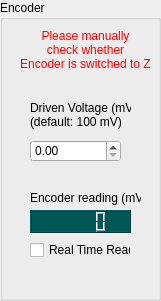
    <widget class="QGroupBox" name="groupBox_encoder">
     <property name="geometry">
      <rect>
       <x>400</x>
       <y>580</y>
       <width>161</width>
       <height>301</height>
      </rect>
     </property>
     <property name="title">
      <string>Encoder</string>
     </property>
     <widget class="QDoubleSpinBox" name="doubleSpinBox_encoder">
      <property name="geometry">
       <rect>
        <x>30</x>
        <y>140</y>
        <width>91</width>
        <height>22</height>
       </rect>
      </property>
      <property name="keyboardTracking">
       <bool>false</bool>
      </property>
      <property name="maximum">
       <double>2000.000000000000000</double>
      </property>
     </widget>
     <widget class="QLabel" name="label">
      <property name="geometry">
       <rect>
        <x>30</x>
        <y>100</y>
        <width>101</width>
        <height>31</height>
       </rect>
      </property>
      <property name="text">
       <string>&lt;html&gt;&lt;head/&gt;&lt;body&gt;&lt;p&gt;Driven Voltage (mV)&lt;br/&gt;(default: 100 mV)&lt;/p&gt;&lt;/body&gt;&lt;/html&gt;</string>
      </property>
     </widget>
     <widget class="QLabel" name="label_encoder_reading">
      <property name="geometry">
       <rect>
        <x>30</x>
        <y>190</y>
        <width>111</width>
        <height>16</height>
       </rect>
      </property>
      <property name="text">
       <string>Encoder reading (mV)</string>
      </property>
     </widget>
     <widget class="QLCDNumber" name="lcdNumber_encoder_reading">
      <property name="geometry">
       <rect>
        <x>30</x>
        <y>210</y>
        <width>101</width>
        <height>23</height>
       </rect>
      </property>
      <property name="font">
       <font>
        <pointsize>8</pointsize>
        <bold>false</bold>
       </font>
      </property>
      <property name="styleSheet">
       <string notr="true">QLCDNumber{
	color: white;
    background-color: rgb(0, 85, 85);
}</string>
      </property>
     </widget>
     <widget class="QCheckBox" name="checkBox_encoder_reading">
      <property name="geometry">
       <rect>
        <x>30</x>
        <y>240</y>
        <width>101</width>
        <height>20</height>
       </rect>
      </property>
      <property name="text">
       <string>Real Time Read</string>
      </property>
     </widget>
     <widget class="QLabel" name="label_encoder_notice">
      <property name="geometry">
       <rect>
        <x>0</x>
        <y>20</y>
        <width>171</width>
        <height>61</height>
       </rect>
      </property>
      <property name="text">
       <string>&lt;html&gt;&lt;head/&gt;&lt;body&gt;&lt;p align=&quot;center&quot;&gt;&lt;span style=&quot; color:#ff0000;&quot;&gt;Please manually &lt;br/&gt;check whether &lt;br/&gt;Encoder is switched to Z&lt;/span&gt;&lt;/p&gt;&lt;/body&gt;&lt;/html&gt;</string>
      </property>
     </widget>
     <widget class="QLabel" name="label_error_encoder">
      <property name="geometry">
       <rect>
        <x>10</x>
        <y>260</y>
        <width>141</width>
        <height>31</height>
       </rect>
      </property>
      <property name="text">
       <string/>
      </property>
     </widget>
    </widget>
